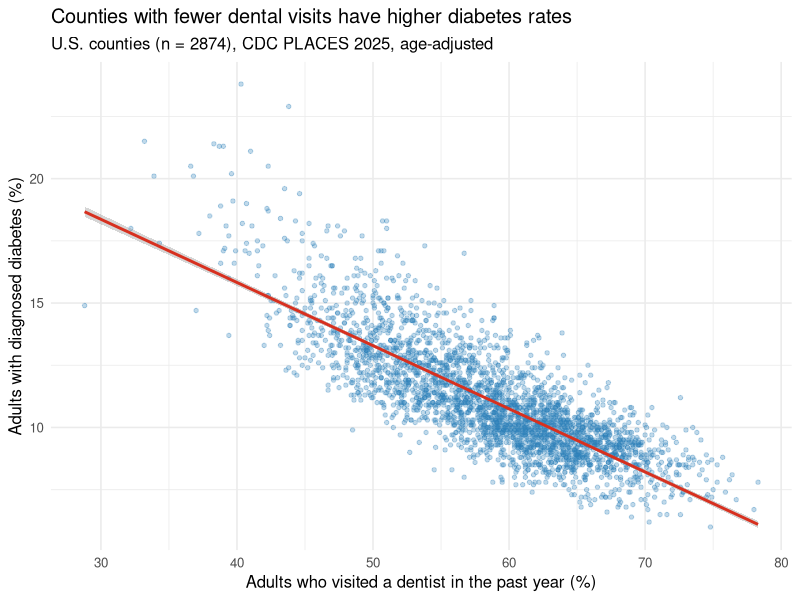
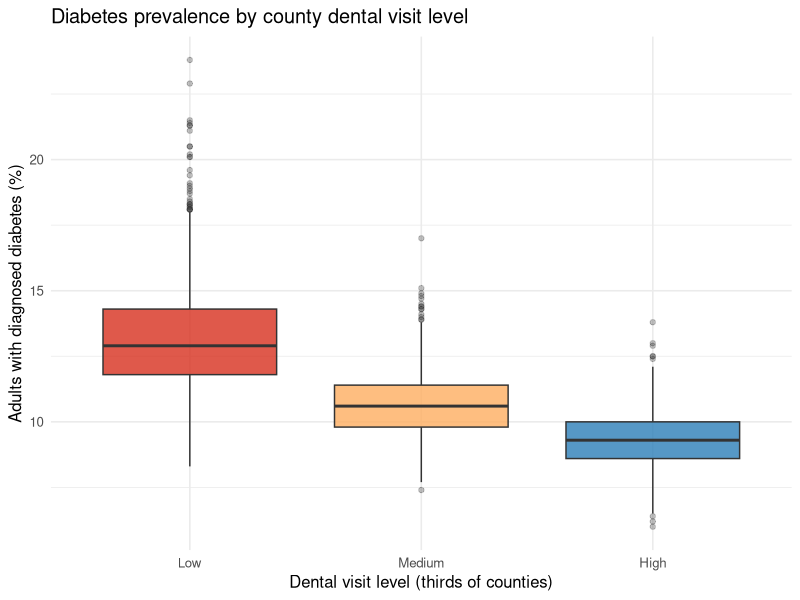
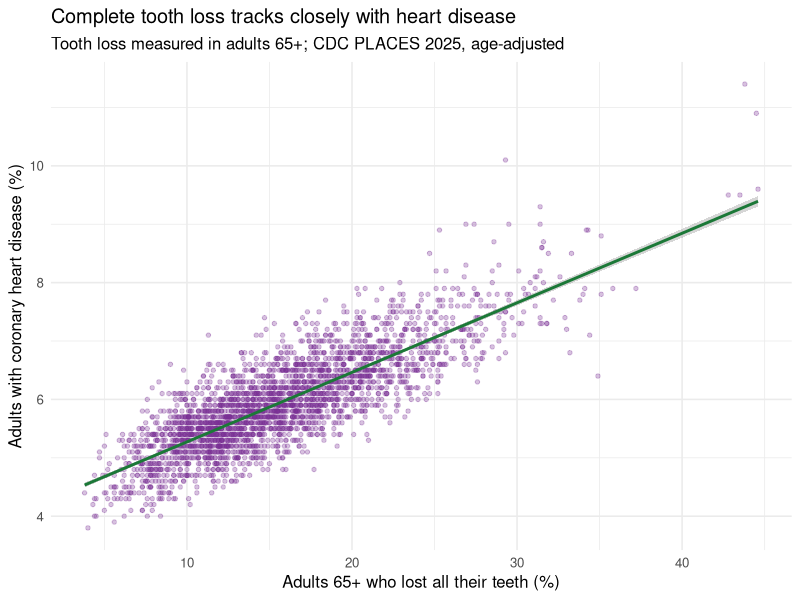

Write R code to recreate these figures, in order.
# ==================================================================
# Step 3: Statistical Analysis
# Project: Oral Health and Chronic Disease Across U.S. Counties
# Input:  data/places_county_clean.csv   (made by clean_data.py)
# Output: charts/ folder with 3 PNG charts
# ==================================================================

library(tidyverse)

# ------------------------------------------------------------------
# 1. LOAD the clean data
# ------------------------------------------------------------------
df <- read_csv("data/places_county_clean.csv", show_col_types = FALSE)
df$dental_group <- factor(df$dental_group, levels = c("Low", "Medium", "High"))
cat("Counties loaded:", nrow(df), "\n\n")

# ------------------------------------------------------------------
# 2. DESCRIPTIVE STATISTICS: basic summaries
# ------------------------------------------------------------------
cat("---- Summary of key measures (%) ----\n")
print(summary(df[, c("dental_visit_pct", "teeth_lost_pct",
                     "diabetes_pct", "heart_disease_pct")]))

state_avg <- df %>%
  group_by(state) %>%
  summarise(avg_dental = round(mean(dental_visit_pct), 1)) %>%
  arrange(avg_dental)

cat("\n---- States with LOWEST average dental visit rates ----\n")
print(head(state_avg, 5))
cat("\n---- States with HIGHEST average dental visit rates ----\n")
print(tail(state_avg, 5))

# ------------------------------------------------------------------
# 3. CORRELATION: how strongly do measures move together? (-1 to +1)
# ------------------------------------------------------------------
cat("\n---- Correlation matrix ----\n")
measures <- df %>% select(dental_visit_pct, teeth_lost_pct, diabetes_pct,
                          heart_disease_pct, smoking_pct, obesity_pct,
                          uninsured_pct)
print(round(cor(measures), 2))

# ------------------------------------------------------------------
# 4. LINEAR REGRESSION
#    Model 1: dental visits alone
#    Model 2: dental visits + smoking, obesity, and lack of insurance
#    Comparing them shows how much of the link is explained by
#    these other factors (confounding).
# ------------------------------------------------------------------
model1 <- lm(diabetes_pct ~ dental_visit_pct, data = df)
model2 <- lm(diabetes_pct ~ dental_visit_pct + smoking_pct +
               obesity_pct + uninsured_pct, data = df)

cat("\n---- Model 1: Diabetes ~ Dental visits ----\n")
print(summary(model1))
cat("\n---- Model 2: Diabetes ~ Dental visits + Smoking + Obesity + Uninsured ----\n")
print(summary(model2))

cat("\nDental visit coefficient, Model 1:",
    round(coef(model1)["dental_visit_pct"], 3),
    "| Model 2:", round(coef(model2)["dental_visit_pct"], 3), "\n")

# ------------------------------------------------------------------
# 5. VISUALIZATION with ggplot2
# ------------------------------------------------------------------
dir.create("charts", showWarnings = FALSE)

# Chart 1: scatter plot, dental visits vs diabetes
p1 <- ggplot(df, aes(x = dental_visit_pct, y = diabetes_pct)) +
  geom_point(alpha = 0.3, color = "#2c7fb8", size = 1.2) +
  geom_smooth(method = "lm", color = "#d7301f", se = TRUE) +
  labs(title = "Counties with fewer dental visits have higher diabetes rates",
       subtitle = paste0("U.S. counties (n = ", nrow(df), "), CDC PLACES 2025, age-adjusted"),
       x = "Adults who visited a dentist in the past year (%)",
       y = "Adults with diagnosed diabetes (%)") +
  theme_minimal(base_size = 12)
ggsave("charts/1_dental_vs_diabetes.png", p1, width = 8, height = 5.5, dpi = 300)

# Chart 2: box plots, diabetes by dental visit group
p2 <- ggplot(df, aes(x = dental_group, y = diabetes_pct, fill = dental_group)) +
  geom_boxplot(alpha = 0.8, outlier.alpha = 0.3) +
  scale_fill_manual(values = c("Low" = "#d7301f", "Medium" = "#fdae61", "High" = "#2c7fb8")) +
  labs(title = "Diabetes prevalence by county dental visit level",
       x = "Dental visit level (thirds of counties)",
       y = "Adults with diagnosed diabetes (%)") +
  theme_minimal(base_size = 12) +
  theme(legend.position = "none")
ggsave("charts/2_diabetes_by_dental_group.png", p2, width = 7, height = 5.5, dpi = 300)

# Chart 3: scatter plot, tooth loss vs heart disease
p3 <- ggplot(df, aes(x = teeth_lost_pct, y = heart_disease_pct)) +
  geom_point(alpha = 0.3, color = "#7b3294", size = 1.2) +
  geom_smooth(method = "lm", color = "#1b7837", se = TRUE) +
  labs(title = "Complete tooth loss tracks closely with heart disease",
       subtitle = "Tooth loss measured in adults 65+; CDC PLACES 2025, age-adjusted",
       x = "Adults 65+ who lost all their teeth (%)",
       y = "Adults with coronary heart disease (%)") +
  theme_minimal(base_size = 12)
ggsave("charts/3_toothloss_vs_heart_disease.png", p3, width = 8, height = 5.5, dpi = 300)

cat("\nSaved 3 charts to the charts/ folder\n")
